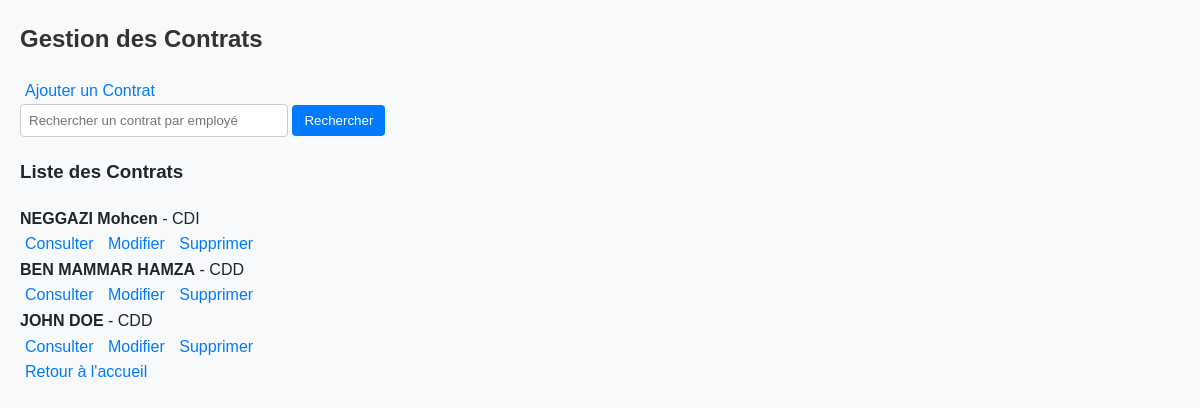
/contrats/, run on an earlier commit of the app's database.
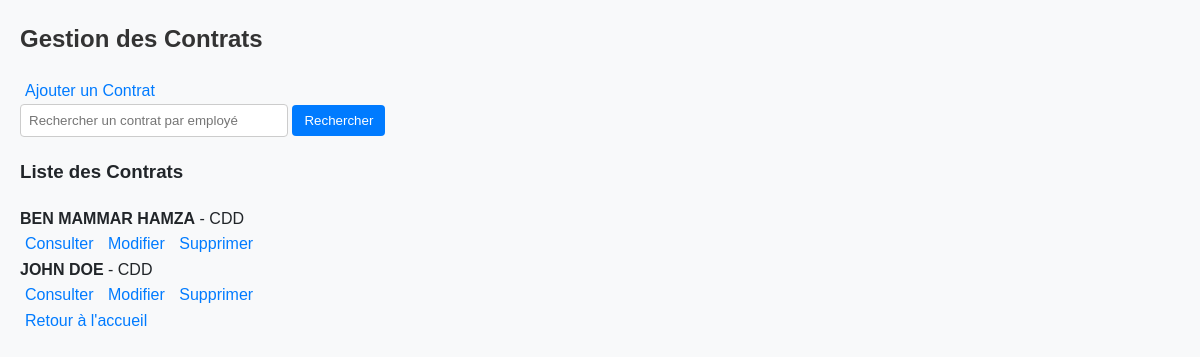
And on a later commit of the database.
### app1/models.py (models this page shows, shortened)
class Contrat(models.Model):
    employe = models.ForeignKey('Employe', on_delete=models.CASCADE)  # 'Employe' doit être défini dans le projet.
    type_contrat = models.CharField(max_length=50)  # Exemple : "CDI", "CDD", "Stage"
    date_debut = models.DateField()
    date_fin = models.DateField(null=True, blank=True)
    periode_essai = models.BooleanField(default=False)
    renouvellement = models.BooleanField(default=False)
    salaire_mensuel = models.DecimalField(max_digits=10, decimal_places=2, null=True, blank=True)
    salaire_quotidien = models.DecimalField(max_digits=10, decimal_places=2, null=True, blank=True)
    archived = models.BooleanField(default=False)
    TYPE_CHOICES = [
    ('CDI', 'Contrat à Durée Indéterminée'),
    ('CDD', 'Contrat à Durée Déterminée'),
    ('Stage', 'Stage'),
    ('Autre', 'Autre'),
]
    type_contrat = models.CharField(max_length=50, choices=TYPE_CHOICES)

class Employe(models.Model):
    HOMME = 'H'
    FEMME = 'F'
    SEXE_CHOICES = [
        (HOMME, 'Homme'),
        (FEMME, 'Femme'),
    ]
    nom = models.CharField(max_length=100, verbose_name="Nom")
    prenom = models.CharField(max_length=100, verbose_name="Prénom")
    date_naissance = models.DateField(verbose_name="Date de naissance")
    date_embauche = models.DateField(verbose_name="Date d'embauche")
    adresse = models.TextField(verbose_name="Adresse")
    service = models.ForeignKey(
        'Service',
        on_delete=models.SET_NULL,
        null=True,
        blank=True,
        verbose_name="Service"
    )
    competences = models.TextField(verbose_name="Compétences", blank=True)
    historique_professionnel = models.TextField(verbose_name="Historique professionnel", blank=True)
    sexe = models.CharField(
        max_length=1,
        choices=SEXE_CHOICES,
        verbose_name="Sexe",
        default=HOMME,  # Par défaut, l'employé est masculin
    )
    class Meta:
        verbose_name = "Employé"
        verbose_name_plural = "Employés"
        ordering = ['nom', 'prenom']  # Tri par nom puis prénom

### app1/views/contrat_views.py (the view)
# urls.py: path('contrats/', contrat_views.recherche_contrats, name='recherche_contrats'),
def recherche_contrats(request):
    query = request.GET.get('q', '')
    if query:
        contrats = Contrat.objects.filter(employe__nom__icontains=query)  # Filtrer par nom de l'employé
    else:
        contrats = Contrat.objects.all()  # Récupérer tous les contrats
    if request.method == 'POST':
        form = ContratForm(request.POST)
        if form.is_valid():
            form.save()  # Enregistrer le nouveau contrat
            return redirect('recherche_contrat')  # Rediriger vers la même page
    else:
        form = ContratForm()
    context = {
        'contrats': contrats,
        'form': form,
        'query': query,
    }
    return render(request, 'contrat_templates/recherche_contrats.html', context)

### app1/forms.py
class ContratForm(forms.ModelForm):
    class Meta:
        model = Contrat
        fields = "__all__"

### app1/templates/contrat_templates/recherche_contrats.html (shortened to what this page needs)
{% load static %} {% block content %}
<!DOCTYPE html>
<html lang="fr">
  <head>
    <link rel="stylesheet" href="{% static 'css/style.css' %}" />
  </head>
  <body>
    <div class="container main-container">
      <h2 class="text-center text-primary mb-4">Gestion des Contrats</h2>
      <div class="text-end mb-3">
        <a href="{% url 'ajouter_contrat' %}" class="btn btn-success btn-custom"
          >Ajouter un Contrat</a
        >
      </div>
      <form method="GET" class="search-form d-flex mb-4">
        <input
          type="text"
          name="q"
          class="form-control me-2"
          placeholder="Rechercher un contrat par employé"
          value="{{ query }}"
        />
        <button type="submit" class="btn btn-primary btn-custom">
          Rechercher
        </button>
      </form>
      <h3 class="text-secondary mb-3">Liste des Contrats</h3>
      <div class="list-group">
        {% for contrat in contrats %}
        <div
          class="list-group-item d-flex justify-content-between align-items-center bg-light"
        >
          <div>
            <strong
              >{{ contrat.employe.nom }} {{ contrat.employe.prenom }}</strong
            >
            - {{ contrat.type_contrat }}
          </div>
          <div class="btn-group" role="group">
            <a
              href="{% url 'details_contrat' contrat.id %}"
              class="btn btn-info btn-sm text-white"
              >Consulter</a
            >
            <a
              href="{% url 'modifier_contrat' contrat.id %}"
              class="btn btn-warning btn-sm"
              >Modifier</a
            >
            <a
              href="{% url 'supprimer_contrat' contrat.id %}"
              class="btn btn-danger btn-sm"
              >Supprimer</a
            >
          </div>
        </div>
        {% empty %}
        <p class="text-center no-contrat">Aucun contrat trouvé.</p>
        {% endfor %}
      </div>
    </div>
    <div>
      <a href="{% url 'accueil' %}">Retour à l'accueil</a>
    </div>
  </body>
</html>
{% endblock %}

What changed in the data, as far as the page shows it:
removed Contrat: employe.nom "NEGGAZI", employe.prenom "Mohcen", type_contrat "CDI"
